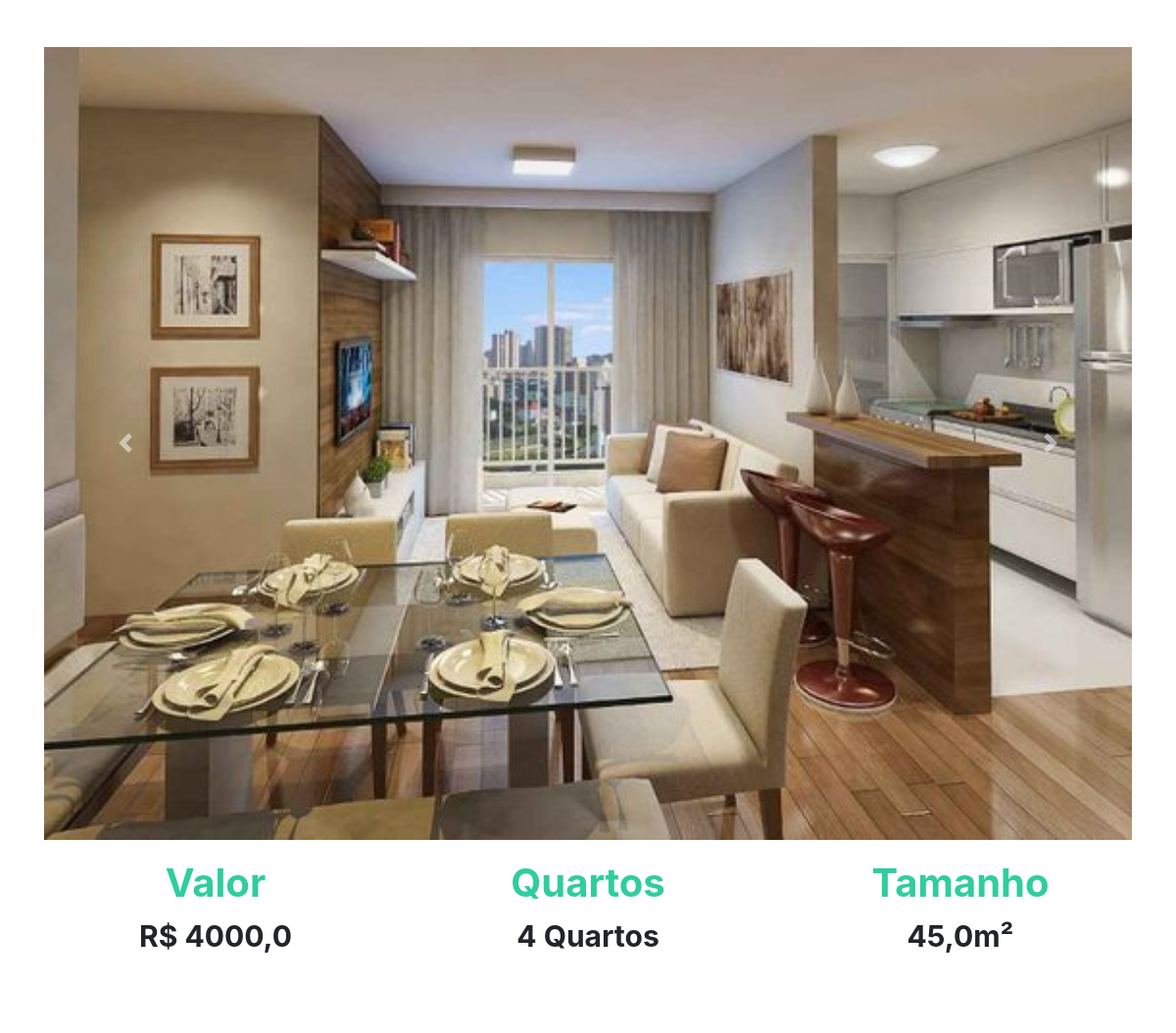
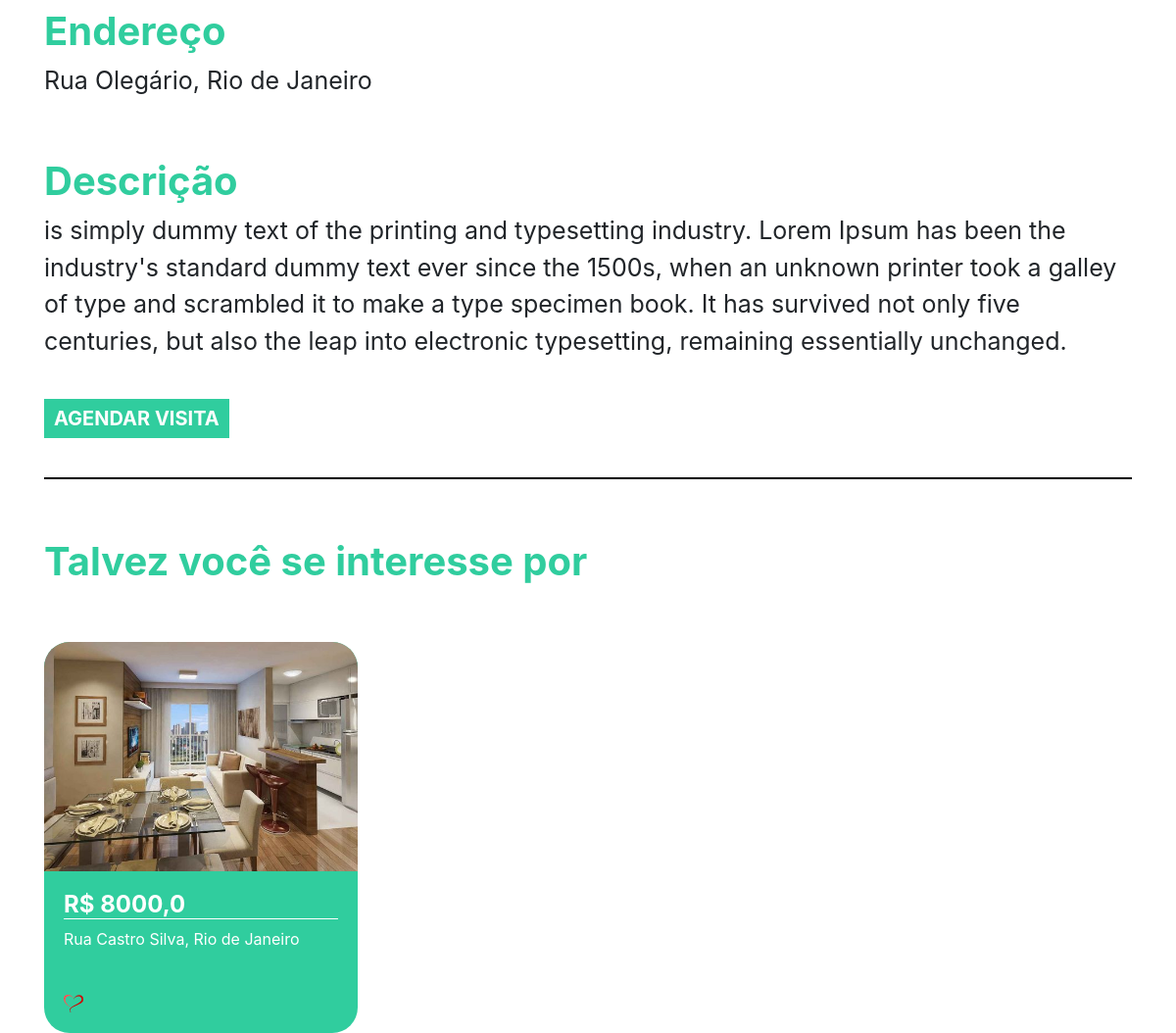
The page /imovel/1 on the database its author committed (2 pictures, top to bottom).
### plataforma/models.py (models this page shows, shortened)
class Imagem(models.Model):
    img = models.ImageField(upload_to='img')
    def __str__(self) -> str:
        return self.img.url

class Imovei(models.Model):
    choices = (('V', 'Venda'),
               ('A', 'Aluguel'))
    choices_imovel = (('A', 'Apartamento'),
                      ('C', 'Casa'))
    imagens = models.ManyToManyField(Imagem)
    valor = models.FloatField()
    quartos = models.IntegerField()
    tamanho = models.FloatField()
    cidade = models.ForeignKey(Cidade, on_delete=models.DO_NOTHING)
    rua = models.CharField(max_length=50)
    tipo = models.CharField(max_length=1, choices=choices)
    tipo_imovel = models.CharField(max_length=1, choices=choices_imovel)
    numero = models.IntegerField()
    descricao = models.TextField()
    dias_visita = models.ManyToManyField(DiasVisita)
    horarios = models.ManyToManyField(Horario)

class Cidade(models.Model):
    nome = models.CharField(max_length=30)
    def __str__(self) -> str:
        return self.nome

### plataforma/views.py (the view)
# urls.py: path('imovel/<str:id>', views.imovel, name="imovel"),
def imovel(request, id):
    imovel = get_object_or_404(Imovei, id=id)
    sugestoes = Imovei.objects.filter(cidade = imovel.cidade).exclude(id=id)[:2]
    return render(request, 'imovel.html', {'imovel': imovel, 'sugestoes': sugestoes, 'id': id})

### plataforma/models.py (called while the page is built)
    def __str__(self) -> str:
        return self.dia

    def __str__(self) -> str:
        return str(self.horario)

### plataforma/templates/imovel.html (shortened to what this page needs)
{% extends 'base.html' %}
{% load static %}
{% block 'head' %}
<link rel="stylesheet" href="{% static 'plataforma/css/home.css' %}">
{% endblock  %}
{% block 'body' %}
    <div style="text-align: center" class="container">
        <br>
        <br>
        <div id="carouselExampleControls" class="carousel slide" data-ride="carousel">
            <div class="carousel-inner">
                {% for img in imovel.imagens.all  %}
                    <div class="carousel-item {% if forloop.first %} active {% endif %}" >
                        <img class="d-block w-100" src="{{img}}" alt="First slide">
                    </div>
                {% endfor %}
            </div>
        <a class="carousel-control-prev" href="#carouselExampleControls" role="button" data-slide="prev">
            <span class="carousel-control-prev-icon" aria-hidden="true"></span>
        </a>
        <a class="carousel-control-next" href="#carouselExampleControls" role="button" data-slide="next">
            <span class="carousel-control-next-icon" aria-hidden="true"></span>
        </a>
    </div>
        <div class="row">
            <div class="col-md">
                <h3 class="titulo_especificacao">Valor</h3>
                <p class="especificacao">R$ {{imovel.valor}}</p>
            </div>
            <div class="col-md">
                <h3 class="titulo_especificacao">Quartos</h3>
                <p class="especificacao">{{imovel.quartos}} Quartos</p>
            </div>
            <div class="col-md">
                <h3 class="titulo_especificacao">Tamanho</h3>
                <p class="especificacao">{{imovel.tamanho}}m²</p>
            </div>
        </div>
        <br>
        <br>
        <div style="text-align: left">
            <h3 class="titulo_especificacao">Endereço</h3>
            <p class="especificacao_endereco">{{imovel.rua}}, {{imovel.cidade }}</p>
        </div>
        <br>
        <div style="text-align: left">
            <h3 class="titulo_especificacao">Descrição</h3>
            <p class="especificacao_endereco">{{imovel.descricao}}</p>
            <br>
            <button class="btn_agendar_visita" data-toggle="modal" data-target="#exampleModal">AGENDAR VISITA</button>
            <br>
            <br>
        </div>
        <hr style="border: 1px solid black">
        <br>
        <div class="div_possivel_interesse">
            <h3 class="titulo_especificacao">Talvez você se interesse por</h3>
            <div class="row">
                {% for sugestao in sugestoes %}
                    <div class="col-md cont">
                        <div class="card_imovel">
                            <img class="img_capa_imovel" src="{{sugestao.imagens.all.0.img.url}}">
                            <div class="informacoes_imoveis">
                            <a class="a_none" href="{% url 'imovel' sugestao.id %}"><h4 class="valor">R$ {{sugestao.valor}}</h4></a>
                            <p>{{sugestao.rua}}, {{sugestao.cidade}}</p>
                            <br>
                            <img width="7%" src="{% static 'plataforma/img/heart.png' %}">
                            </div>
                        </div>
                    </div>
                {% endfor %}
            </div>
        </div>
    </div>
{% endblock  %}

### templates/static/plataforma/css/home.css (style rules this page uses)
.card_imovel { background-color: #30CD9E; width: 20rem; margin-top: 50px; border-radius: 26px; }
.img_capa_imovel { width: 100%; border-top-left-radius: 26px; border-top-right-radius: 26px; }
.informacoes_imoveis { padding: 20px; color: white; }
.valor { font-weight: bold; border-bottom: 1px solid white; }
.a_none { color: white; }
.titulo_especificacao { color: #30CD9E; font-weight: bold; margin-top: 20px; font-size: 40px; }
.especificacao { font-size: 30px; font-weight: bold; }
.especificacao_endereco { font-size: 25px; }
.btn_agendar_visita { border: none; background-color: #30CD9E; color: white; font-weight: bold; font-size: 20px; padding: 5px 10px 5px 10px; }
.div_possivel_interesse { text-align: left; }

### rows shown on the page
Imagem: img (picture)
Imovei: valor "4000,0", quartos "4", tamanho "45,0", rua "Rua Olegário", cidade "Rio de Janeiro", descricao "is simply dummy text of the printing and typesetting industry. Lorem Ipsum has been the industry's standard dummy text ever since the 1500s, when an unknown printer took a galley of type and scrambled it to make a type specimen book. It has survived not only five centuries, but also the leap into electronic typesetting, remaining essentially unchanged."
Imovei: imagens.all.0.img (picture), valor "8000,0", rua "Rua Castro Silva", cidade "Rio de Janeiro"
